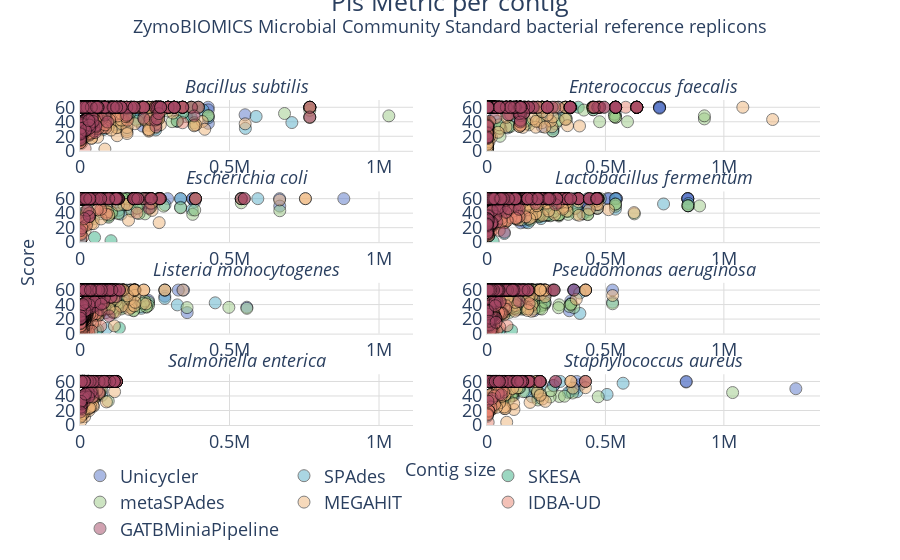

The notebook cell this image was saved under:
### Code cell
fig=make_subplots(rows=4, cols=2, subplot_titles=[x.replace('_', ' ') for x in sorted(PLS_df.Reference.unique(), key=lambda v: v.upper(), reverse=False)],
                 shared_yaxes=True, shared_xaxes=True, x_title="Contig size", y_title="Score")
row=1
col=1
showlegend = True if col == 1 and row == 1 else False
for reference in sorted(PLS_df.Reference.unique(), key=lambda v: v.upper(), reverse=False):
    i=0
    print(row, col)
    for assembler in sorted(PLS_df['Assembler'].unique(), key=lambda v: v.upper(), reverse=True):
        print('---' + assembler)
        showlegend=True if col==1 and row==1 else False

        fig.add_trace(go.Scatter(y=PLS_df['Phred Quality Score'][(PLS_df['Reference'] == reference) &
                                                                         (PLS_df['Assembler'] == assembler)],
                                          x=PLS_df['Contig Length'][(PLS_df['Reference'] == reference) &
                                                                     (PLS_df['Assembler'] == assembler)],
                                          showlegend=showlegend, name=assembler, mode="markers",
                                          marker=dict(color=COLOURS[i], size=12,opacity=0.5,
                                                                     line=dict(color='black',width=1))), 
                              row=row, col=col)
        i+=1
    if row == 4:
        row = 1
        col += 1
    else:
        row += 1

for i in fig['layout']['annotations']:
    i['font']['size'] = 12
fig.update_layout(legend=dict(
    orientation="h",
    y=-0.1,
    x=0
))

fig.update_layout(plot_bgcolor='rgb(255,255,255)')
fig.update_layout(title=dict(text='Pls Metric per contig<br><sup>ZymoBIOMICS Microbial Community Standard bacterial reference replicons</sup><br>',
                             x=0.5,
                             y=0.98,
                             xanchor='center',
                             yanchor='top'),
                 font=dict(size=18))
fig.update_xaxes(showline=True, linewidth=1, linecolor='#DCDCDC', gridcolor='#DCDCDC', rangemode='tozero')
fig.update_yaxes(showline=True, linewidth=1, linecolor='#DCDCDC', gridcolor='#DCDCDC', range=[0, 70])

for i in fig['layout']['annotations']:
    i['font']['size'] = 18

fig.update_layout(xaxis_showticklabels=True, xaxis2_showticklabels=True, xaxis3_showticklabels=True, xaxis4_showticklabels=True, xaxis5_showticklabels=True,  xaxis6_showticklabels=True,  xaxis7_showticklabels=True,  xaxis8_showticklabels=True)
fig.update_layout(yaxis_showticklabels=True, yaxis2_showticklabels=True, yaxis3_showticklabels=True, yaxis4_showticklabels=True, yaxis5_showticklabels=True,  yaxis6_showticklabels=True,  yaxis7_showticklabels=True,  yaxis8_showticklabels=True)


fig.show()
plot(fig, filename='Plots/PLS/Fig 7 - PLS metric for all samples.html', auto_open=False)
